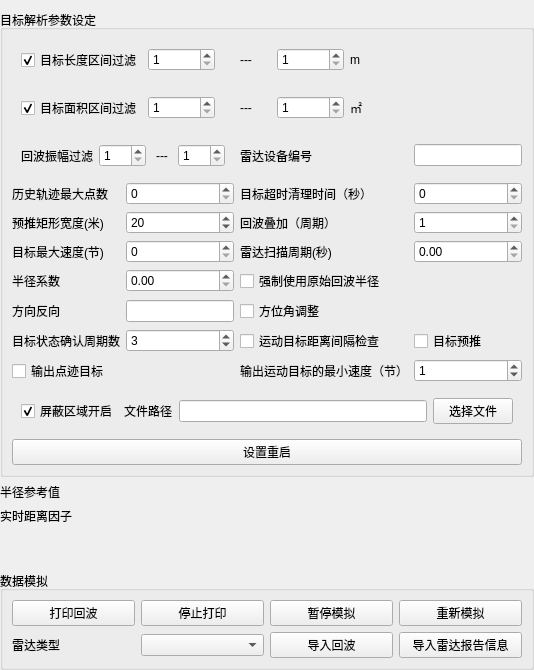
         <widget class="QWidget" name="widget" native="true">
          <property name="enabled">
           <bool>true</bool>
          </property>
          <property name="minimumSize">
           <size>
            <width>0</width>
            <height>0</height>
           </size>
          </property>
          <property name="maximumSize">
           <size>
            <width>16777215</width>
            <height>16777215</height>
           </size>
          </property>
          <layout class="QVBoxLayout" name="verticalLayout_2">
           <property name="leftMargin">
            <number>0</number>
           </property>
           <property name="topMargin">
            <number>10</number>
           </property>
           <property name="rightMargin">
            <number>0</number>
           </property>
           <property name="bottomMargin">
            <number>0</number>
           </property>
           <item>
            <widget class="QGroupBox" name="video_parse_group">
             <property name="styleSheet">
              <string notr="true"/>
             </property>
             <property name="title">
              <string>目标解析参数设定</string>
             </property>
             <layout class="QGridLayout" name="gridLayout_14">
              <item row="10" column="0" colspan="4">
               <widget class="QFrame" name="district_filter_frame">
                <layout class="QHBoxLayout" name="horizontalLayout_3">
                 <item>
                  <widget class="QCheckBox" name="checkBox">
                   <property name="text">
                    <string>屏蔽区域开启</string>
                   </property>
                   <property name="checked">
                    <bool>true</bool>
                   </property>
                  </widget>
                 </item>
                 <item>
                  <widget class="QLabel" name="label_12">
                   <property name="text">
                    <string>文件路径</string>
                   </property>
                  </widget>
                 </item>
                 <item>
                  <widget class="QLineEdit" name="lineEdit_7"/>
                 </item>
                 <item>
                  <widget class="QPushButton" name="pushButton_7">
                   <property name="styleSheet">
                    <string notr="true"/>
                   </property>
                   <property name="text">
                    <string>选择文件</string>
                   </property>
                  </widget>
                 </item>
                </layout>
               </widget>
              </item>
              <item row="4" column="3">
               <widget class="QSpinBox" name="video_or_count">
                <property name="minimum">
                 <number>1</number>
                </property>
                <property name="maximum">
                 <number>5</number>
                </property>
               </widget>
              </item>
              <item row="4" column="2">
               <widget class="QLabel" name="label_11">
                <property name="styleSheet">
                 <string notr="true"/>
                </property>
                <property name="text">
                 <string>回波叠加（周期）</string>
                </property>
               </widget>
              </item>
              <item row="6" column="1">
               <widget class="QDoubleSpinBox" name="video_radius_coeff"/>
              </item>
              <item row="7" column="0">
               <widget class="QLabel" name="label_10">
                <property name="styleSheet">
                 <string notr="true"/>
                </property>
                <property name="text">
                 <string>方向反向</string>
                </property>
               </widget>
              </item>
              <item row="6" column="0">
               <widget class="QLabel" name="label_2">
                <property name="styleSheet">
                 <string notr="true"/>
                </property>
                <property name="text">
                 <string>半径系数 </string>
                </property>
               </widget>
              </item>
              <item row="3" column="3">
               <widget class="QSpinBox" name="clear_track_time">
                <property name="maximum">
                 <number>99999999</number>
                </property>
               </widget>
              </item>
              <item row="7" column="2">
               <widget class="QCheckBox" name="cog_adjust_chk">
                <property name="text">
                 <string>方位角调整</string>
                </property>
               </widget>
              </item>
              <item row="4" column="1">
               <widget class="QSpinBox" name="predictionWidth">
                <property name="minimum">
                 <number>1</number>
                </property>
                <property name="maximum">
                 <number>2000000</number>
                </property>
                <property name="value">
                 <number>20</number>
                </property>
               </widget>
              </item>
              <item row="3" column="0">
               <widget class="QLabel" name="label_29">
                <property name="styleSheet">
                 <string notr="true"/>
                </property>
                <property name="text">
                 <string>历史轨迹最大点数</string>
                </property>
               </widget>
              </item>
              <item row="7" column="1">
               <widget class="QLineEdit" name="direction_change_edit"/>
              </item>
              <item row="3" column="1">
               <widget class="QSpinBox" name="max_history"/>
              </item>
              <item row="2" column="3">
               <widget class="QLineEdit" name="bh_lineEdit"/>
              </item>
              <item row="3" column="2">
               <widget class="QLabel" name="label_27">
                <property name="styleSheet">
                 <string notr="true"/>
                </property>
                <property name="text">
                 <string>目标超时清理时间（秒）</string>
                </property>
               </widget>
              </item>
              <item row="6" column="2">
               <widget class="QCheckBox" name="useNativeRadiusCHK">
                <property name="text">
                 <string>强制使用原始回波半径</string>
                </property>
               </widget>
              </item>
              <item row="2" column="2">
               <widget class="QLabel" name="label_33">
                <property name="styleSheet">
                 <string notr="true"/>
                </property>
                <property name="text">
                 <string>雷达设备编号</string>
                </property>
               </widget>
              </item>
              <item row="4" column="0">
               <widget class="QLabel" name="label_15">
                <property name="styleSheet">
                 <string notr="true"/>
                </property>
                <property name="text">
                 <string>预推矩形宽度(米)</string>
                </property>
               </widget>
              </item>
              <item row="11" column="0" colspan="4">
               <widget class="QPushButton" name="update_setting_btn">
                <property name="sizePolicy">
                 <sizepolicy hsizetype="Minimum" vsizetype="Preferred">
                  <horstretch>0</horstretch>
                  <verstretch>0</verstretch>
                 </sizepolicy>
                </property>
                <property name="text">
                 <string>设置重启</string>
                </property>
               </widget>
              </item>
              <item row="5" column="1">
               <widget class="QSpinBox" name="targetMaxSpeedSpinBox"/>
              </item>
              <item row="5" column="3">
               <widget class="QDoubleSpinBox" name="scanCycleTime">
                <property name="maximum">
                 <double>60.000000000000000</double>
                </property>
               </widget>
              </item>
              <item row="5" column="2">
               <widget class="QLabel" name="label_18">
                <property name="text">
                 <string>雷达扫描周期(秒)</string>
                </property>
               </widget>
              </item>
              <item row="5" column="0">
               <widget class="QLabel" name="label_17">
                <property name="text">
                 <string>目标最大速度(节)</string>
                </property>
               </widget>
              </item>
              <item row="8" column="0">
               <widget class="QLabel" name="label_21">
                <property name="text">
                 <string>目标状态确认周期数</string>
                </property>
               </widget>
              </item>
              <item row="0" column="0" colspan="3">
               <widget class="QFrame" name="target_length_filter_frame">
                <layout class="QGridLayout" name="gridLayout_4">
                 <item row="0" column="1">
                  <widget class="QSpinBox" name="target_length_min">
                   <property name="minimum">
                    <number>1</number>
                   </property>
                   <property name="maximum">
                    <number>999999999</number>
                   </property>
                  </widget>
                 </item>
                 <item row="0" column="2">
                  <widget class="QLabel" name="label_14">
                   <property name="text">
                    <string>---</string>
                   </property>
                   <property name="alignment">
                    <set>Qt::AlignCenter</set>
                   </property>
                  </widget>
                 </item>
                 <item row="0" column="3">
                  <widget class="QSpinBox" name="target_length_max">
                   <property name="minimum">
                    <number>1</number>
                   </property>
                   <property name="maximum">
                    <number>999999999</number>
                   </property>
                  </widget>
                 </item>
                 <item row="0" column="4">
                  <widget class="QLabel" name="label_13">
                   <property name="text">
                    <string>m</string>
                   </property>
                  </widget>
                 </item>
                 <item row="0" column="0">
                  <widget class="QCheckBox" name="target_length_filter_chk">
                   <property name="text">
                    <string>目标长度区间过滤</string>
                   </property>
                   <property name="checked">
                    <bool>true</bool>
                   </property>
                  </widget>
                 </item>
                </layout>
               </widget>
              </item>
              <item row="1" column="0" colspan="3">
               <widget class="QFrame" name="target_area_filter_frame">
                <layout class="QGridLayout" name="gridLayout_5">
                 <item row="0" column="0">
                  <widget class="QCheckBox" name="target_area_filter_chk">
                   <property name="text">
                    <string>目标面积区间过滤</string>
                   </property>
                   <property name="checked">
                    <bool>true</bool>
                   </property>
                  </widget>
                 </item>
                 <item row="0" column="1">
                  <widget class="QSpinBox" name="target_area_min">
                   <property name="minimum">
                    <number>1</number>
                   </property>
                   <property name="maximum">
                    <number>999999999</number>
                   </property>
                  </widget>
                 </item>
                 <item row="0" column="2">
                  <widget class="QLabel" name="label_16">
                   <property name="text">
                    <string>---</string>
                   </property>
                   <property name="alignment">
                    <set>Qt::AlignCenter</set>
                   </property>
                  </widget>
                 </item>
                 <item row="0" column="3">
                  <widget class="QSpinBox" name="target_area_max">
                   <property name="minimum">
                    <number>1</number>
                   </property>
                   <property name="maximum">
                    <number>999999999</number>
                   </property>
                  </widget>
                 </item>
                 <item row="0" column="4">
                  <widget class="QLabel" name="label_4">
                   <property name="text">
                    <string>㎡</string>
                   </property>
                  </widget>
                 </item>
                </layout>
               </widget>
              </item>
              <item row="2" column="0" colspan="2">
               <widget class="QFrame" name="video_amplitude_filter_frame">
                <layout class="QGridLayout" name="gridLayout_13">
                 <item row="0" column="3">
                  <widget class="QSpinBox" name="video_amplitude_max">
                   <property name="minimum">
                    <number>1</number>
                   </property>
                   <property name="maximum">
                    <number>255</number>
                   </property>
                  </widget>
                 </item>
                 <item row="0" column="2">
                  <widget class="QLabel" name="label_3">
                   <property name="text">
                    <string>---</string>
                   </property>
                   <property name="alignment">
                    <set>Qt::AlignCenter</set>
                   </property>
                  </widget>
                 </item>
                 <item row="0" column="1">
                  <widget class="QSpinBox" name="video_amplitude_min">
                   <property name="minimum">
                    <number>1</number>
                   </property>
                   <property name="maximum">
                    <number>255</number>
                   </property>
                  </widget>
                 </item>
                 <item row="0" column="0">
                  <widget class="QLabel" name="label_19">
                   <property name="text">
                    <string>回波振幅过滤</string>
                   </property>
                  </widget>
                 </item>
                </layout>
               </widget>
              </item>
              <item row="8" column="1">
               <widget class="QSpinBox" name="target_confirm_spinBox">
                <property name="minimum">
                 <number>1</number>
                </property>
                <property name="maximum">
                 <number>10</number>
                </property>
                <property name="value">
                 <number>3</number>
                </property>
               </widget>
              </item>
              <item row="9" column="0">
               <widget class="QCheckBox" name="send_dj_checkBox">
                <property name="text">
                 <string>输出点迹目标</string>
                </property>
               </widget>
              </item>
              <item row="9" column="2">
               <widget class="QLabel" name="move_target_min_speed_label">
                <property name="text">
                 <string>输出运动目标的最小速度（节）</string>
                </property>
               </widget>
              </item>
              <item row="9" column="3">
               <widget class="QSpinBox" name="move_target_min_speed_spinBox">
                <property name="minimum">
                 <number>0</number>
                </property>
                <property name="maximum">
                 <number>200</number>
                </property>
                <property name="value">
                 <number>1</number>
                </property>
               </widget>
              </item>
              <item row="8" column="2">
               <widget class="QCheckBox" name="target_gap_chk">
                <property name="text">
                 <string>运动目标距离间隔检查</string>
                </property>
               </widget>
              </item>
              <item row="8" column="3">
               <widget class="QCheckBox" name="target_prediction_chk">
                <property name="text">
                 <string>目标预推</string>
                </property>
               </widget>
              </item>
             </layout>
            </widget>
           </item>
           <item>
            <widget class="QLabel" name="k_label">
             <property name="styleSheet">
              <string notr="true">color: rgb(0, 0, 0); </string>
             </property>
             <property name="text">
              <string>半径参考值</string>
             </property>
            </widget>
           </item>
           <item>
            <widget class="QLabel" name="label">
             <property name="minimumSize">
              <size>
               <width>0</width>
               <height>0</height>
              </size>
             </property>
             <property name="styleSheet">
              <string notr="true">color: rgb(0, 0, 0); </string>
             </property>
             <property name="text">
              <string>实时距离因子</string>
             </property>
            </widget>
           </item>
           <item>
            <spacer name="verticalSpacer">
             <property name="orientation">
              <enum>Qt::Vertical</enum>
             </property>
             <property name="sizeHint" stdset="0">
              <size>
               <width>20</width>
               <height>40</height>
              </size>
             </property>
            </spacer>
           </item>
           <item>
            <widget class="QGroupBox" name="data_simulate_group">
             <property name="title">
              <string>数据模拟</string>
             </property>
             <layout class="QGridLayout" name="gridLayout_6">
              <item row="0" column="1">
               <widget class="QPushButton" name="video_output_end_btn">
                <property name="styleSheet">
                 <string notr="true"/>
                </property>
                <property name="text">
                 <string>停止打印</string>
                </property>
               </widget>
              </item>
              <item row="0" column="0">
               <widget class="QPushButton" name="video_output_start_btn">
                <property name="styleSheet">
                 <string notr="true"/>
                </property>
                <property name="text">
                 <string>打印回波</string>
                </property>
               </widget>
              </item>
              <item row="1" column="1">
               <widget class="QComboBox" name="radar_type_combox"/>
              </item>
              <item row="1" column="0">
               <widget class="QLabel" name="videoDataPath_label">
                <property name="minimumSize">
                 <size>
                  <width>0</width>
                  <height>0</height>
                 </size>
                </property>
                <property name="styleSheet">
                 <string notr="true">color: rgb(0, 0, 0);</string>
                </property>
                <property name="text">
                 <string>雷达类型</string>
                </property>
               </widget>
              </item>
              <item row="1" column="2">
               <widget class="QPushButton" name="logButton_3">
                <property name="styleSheet">
                 <string notr="true"/>
                </property>
                <property name="text">
                 <string>导入回波</string>
                </property>
               </widget>
              </item>
              <item row="1" column="3">
               <widget class="QPushButton" name="import_report_btn">
                <property name="text">
                 <string>导入雷达报告信息</string>
                </property>
               </widget>
              </item>
              <item row="0" column="2">
               <widget class="QPushButton" name="pause_moni">
                <property name="text">
                 <string>暂停模拟</string>
                </property>
               </widget>
              </item>
              <item row="0" column="3">
               <widget class="QPushButton" name="restart_moni">
                <property name="text">
                 <string>重新模拟</string>
                </property>
               </widget>
              </item>
             </layout>
            </widget>
           </item>
          </layout>
         </widget>
